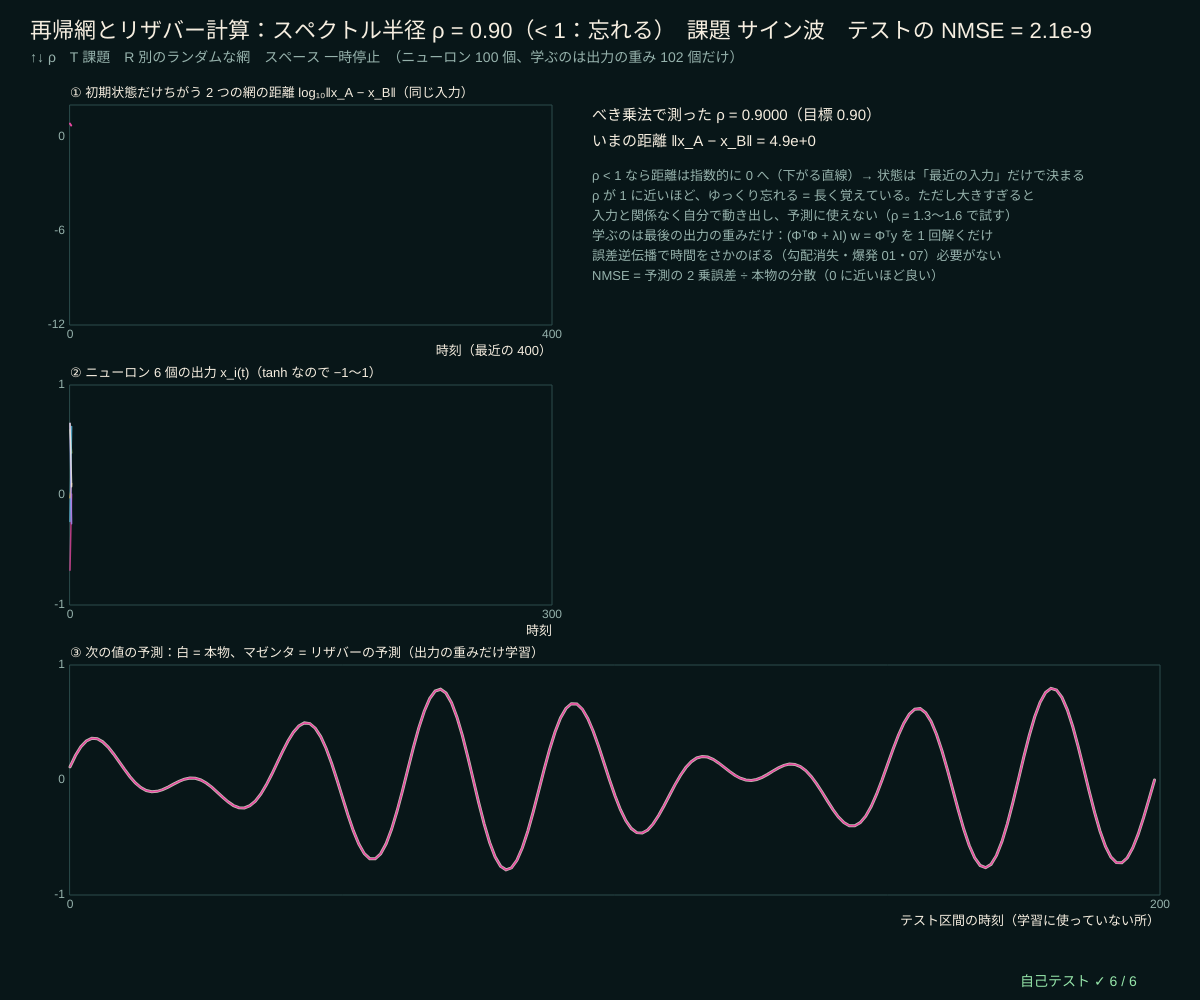
Frame 1 (no input)
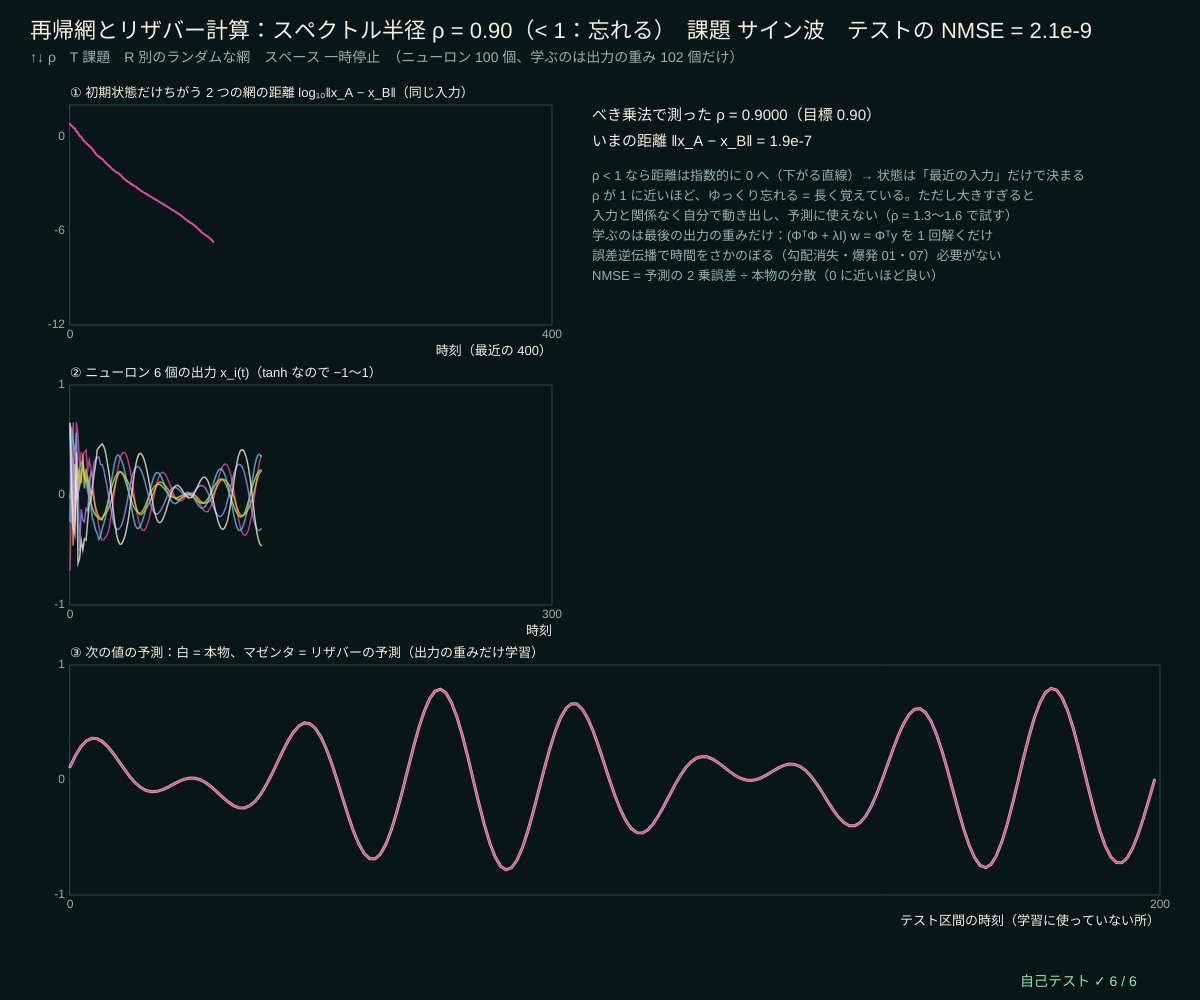
Frame 60 (no input)
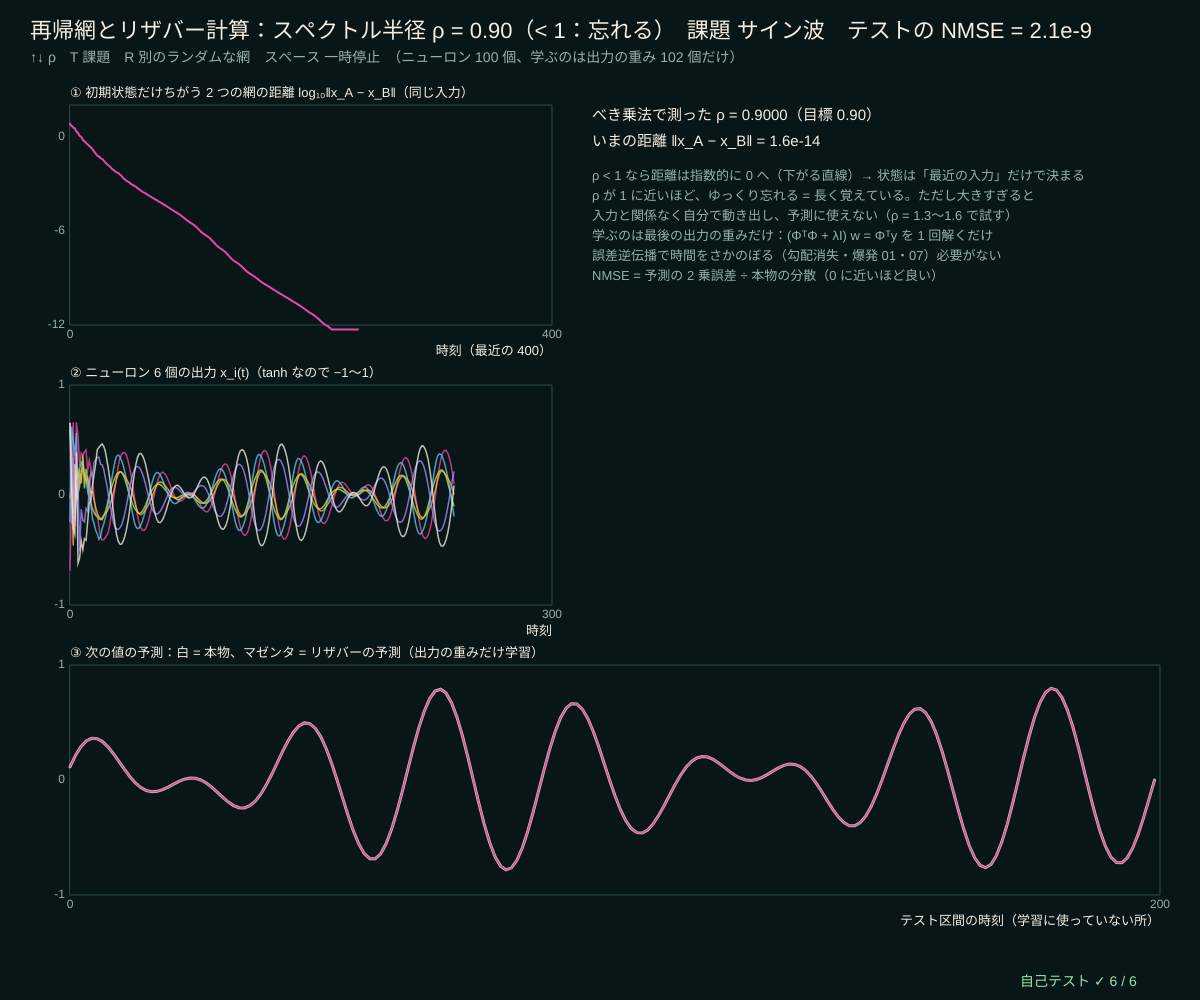
Frame 120 (the mouse pressed at the canvas centre since frame 60)

The p5.js sketch that drew these frames (run headless with seeded random() and noise() and a simulated clock; from frame 60 on, the mouse is pressed at the canvas centre):

// p5.js sketch
// ── sketch.js
// ============================================
// 11 再帰網の力学とリザバー計算 ─ ニューロン 100 個がランダムにつながった再帰網：x(t+1) = tanh(W x(t) + w_in u(t))
// W の大きさは「スペクトル半径」ρ（固有値の絶対値の最大）で決まる。べき乗法：v ← W v / ‖W v‖ をくり返し、1 回あたりの伸び率の平均
//   ρ < 1：昔の状態はだんだん忘れる（ちがう初期状態でも、同じ入力ならやがて同じ状態に = エコー状態性）
//   ρ > 1：自分で動き続け、小さな差が消えない（混沌）
// リザバー計算：W はランダムのまま固定し、出力の重みだけをリッジ回帰（連立 1 次方程式 1 回）で学ぶ。次の値を予測させる
// ↑↓ スペクトル半径 ρ / T 課題（サイン波 ⇔ マッキー-グラス）/ R 別のランダムな網 / スペース 一時停止
// ============================================

const NR = 100, WASH = 100, N_FIT = 1000, N_TEST = 400;   // ★ ニューロンの数、捨てる長さ、学習・テストの長さ
const RIDGE = 1e-6;                      // ★ 出力の重みのリッジ
let rhoT = 0.9, task = 0, seedE = 1, wRes = null, wInp = null, stA = null, stB = null, distLog = [], traces = [], tNow = 0, series = null, fitRes = null, pausedE = false;

function setup() {
  createCanvas(windowWidth, windowHeight);
  selfTest();
  rebuildRes();
}

// ★ スペクトル半径：べき乗法。複素数の固有値の組（回転）でも、長い区間の伸び率の平均（対数）なら正しく出る
function spectralRadius(m, iters, seed) {
  let n = m.length; seedRng(seed || 3); let v = []; for (let i = 0; i < n; i++) v.push(randn());
  let nv = normV(v); v = v.map((x) => x / nv); let acc = 0, cnt = 0;
  for (let k = 0; k < iters; k++) { let w = matVec(m, v), nw = normV(w); if (!(nw > 0)) return 0; if (k >= iters / 3) { acc += Math.log(nw); cnt++; } v = w.map((x) => x / nw); }
  return Math.exp(acc / cnt);
}
function randomReservoir(n, rho, seed) {
  seedRng(seed); let m = []; for (let i = 0; i < n; i++) { let r = []; for (let j = 0; j < n; j++) r.push(rnd() < 0.2 ? randn() : 0); m.push(r); }   // 2 割だけつながる
  let r0 = spectralRadius(m, 600, seed + 1); return m.map((r) => r.map((v) => (v * rho) / r0));
}
function stepRes(x, u) { let y = matVec(wRes, x); for (let i = 0; i < y.length; i++) y[i] = Math.tanh(y[i] + wInp[i] * u); return y; }
// 課題の時系列：サイン波、またはマッキー-グラス方程式 dx/dt = 0.2 x(t−17)/(1 + x(t−17)^10) − 0.1 x（オイラー法 dt = 0.1、1 ごとに記録）
function makeSeries(kind, len) {
  if (kind === 0) return Array.from({ length: len }, (_, t) => 0.8 * Math.sin((2 * Math.PI * t) / 25) * Math.sin((2 * Math.PI * t) / 210 + 1));
  let dt = 0.1, lag = 170, h = new Array(lag + 1).fill(1.2), out = [], x = 1.2;
  for (let s = 0; s < (len + 300) * 10; s++) {
    let xl = h[(s) % (lag + 1)]; x = x + dt * ((0.2 * xl) / (1 + Math.pow(xl, 10)) - 0.1 * x); h[s % (lag + 1)] = x;
    if (s % 10 === 0 && s >= 3000) out.push(x - 0.9);
  }
  return out.slice(0, len);
}
// ★ 出力の重みの学習：状態 [x, u, 1] から次の値 u(t+1) をリッジ回帰で。テスト区間の正規化 2 乗誤差（NMSE）を返す
function fitReadout(ser) {
  let x = new Array(NR).fill(0), feats = [];
  for (let t = 0; t < ser.length - 1; t++) { x = stepRes(x, ser[t]); feats.push(x.concat([ser[t], 1])); }
  let phi = feats.slice(WASH, WASH + N_FIT), y = ser.slice(WASH + 1, WASH + N_FIT + 1), wo = ridgeSolve(phi, y, RIDGE);
  let pred = [], err = 0, vr = 0, test = ser.slice(WASH + N_FIT + 1, WASH + N_FIT + 1 + N_TEST), m = meanOf(test);
  for (let t = 0; t < N_TEST; t++) { let p = dotV(wo, feats[WASH + N_FIT + t]); pred.push(p); err += (p - test[t]) ** 2; vr += (test[t] - m) ** 2; }
  return { wo, pred, test, nmse: err / Math.max(1e-12, vr), phi, y };
}
function rebuildRes() {
  wRes = randomReservoir(NR, rhoT, 50 + seedE); seedRng(60 + seedE); wInp = []; for (let i = 0; i < NR; i++) wInp.push(rnd() - 0.5);
  stA = []; stB = []; for (let i = 0; i < NR; i++) { stA.push(randn() * 0.8); stB.push(randn() * 0.8); }
  distLog = []; traces = []; tNow = 0;
  series = makeSeries(task, WASH + N_FIT + N_TEST + 2); fitRes = fitReadout(series);
}

function draw() {
  background(...BG);
  if (!pausedE) for (let k = 0; k < 2; k++) {
    let u = series[tNow % series.length]; stA = stepRes(stA, u); stB = stepRes(stB, u); tNow++;
    let d = normV(stA.map((v, i) => v - stB[i])); distLog.push(d); if (distLog.length > 400) distLog.shift();
    traces.push(stA.slice(0, 6)); if (traces.length > 300) traces.shift();
  }
  hudTitle('再帰網とリザバー計算：スペクトル半径 ρ = ' + fmtN(rhoT, 2) + (rhoT < 1 ? '（< 1：忘れる）' : rhoT === 1 ? '（= 1：境目）' : '（> 1：自分で動き続ける）') + '　課題 ' + (task ? 'マッキー-グラス' : 'サイン波') + '　テストの NMSE = ' + fmtE(fitRes.nmse),
    '↑↓ ρ　T 課題　R 別のランダムな網　スペース ' + (pausedE ? '再開' : '一時停止') + '　（ニューロン ' + NR + ' 個、学ぶのは出力の重み ' + (NR + 2) + ' 個だけ）');
  let lw = width * 0.46, h3 = (height - 220) / 3;
  // ① 2 つの初期状態の距離
  let g1 = { x: 70, y: 105, w: lw - 70, h: h3 - 40, x0: 0, x1: 400, y0: -12, y1: 2 };
  plotAxes(g1, '時刻（最近の 400）', '① 初期状態だけちがう 2 つの網の距離 log₁₀‖x_A − x_B‖（同じ入力）', [0, 400], [-12, -6, 0]);
  plotXY(g1, distLog.map((_, i) => i), distLog.map((d) => Math.log10(Math.max(1e-13, d))), MAG, 2);
  // ② ニューロン 6 個の動き
  let g2 = { x: 70, y: g1.y + h3 + 20, w: lw - 70, h: h3 - 40, x0: 0, x1: 300, y0: -1, y1: 1 };
  plotAxes(g2, '時刻', '② ニューロン 6 個の出力 x_i(t)（tanh なので −1〜1）', [0, 300], [-1, 0, 1]);
  let cols = [MAG, LIME, SKY, AMBER, VIOLET, INK];
  for (let c = 0; c < 6; c++) plotXY(g2, traces.map((_, i) => i), traces.map((r) => r[c]), [...cols[c], 200], 1.5);
  // ③ 予測
  let g3 = { x: 70, y: g2.y + h3 + 20, w: width - 110, h: h3 - 30, x0: 0, x1: 200, y0: -1, y1: 1 };
  if (task) { g3.y0 = -0.6; g3.y1 = 0.6; }
  plotAxes(g3, 'テスト区間の時刻（学習に使っていない所）', '③ 次の値の予測：白 = 本物、マゼンタ = リザバーの予測（出力の重みだけ学習）', [0, 200], [g3.y0, 0, g3.y1]);
  let ts = []; for (let t = 0; t < 200; t++) ts.push(t);
  plotXY(g3, ts, fitRes.test.slice(0, 200), [...INK, 200], 3);
  plotXY(g3, ts, fitRes.pred.slice(0, 200), MAG, 1.5);
  // 右上：説明と数値
  let rx = lw + 40; noStroke(); fill(...INK); textSize(15); textAlign(LEFT, BASELINE);
  let est = spectralRadiusCached();
  text('べき乗法で測った ρ = ' + fmtN(est, 4) + '（目標 ' + fmtN(rhoT, 2) + '）', rx, 120);
  text('いまの距離 ‖x_A − x_B‖ = ' + fmtE(distLog[distLog.length - 1] || 0), rx, 146);
  fill(...SUB); textSize(13);
  let lines = ['ρ < 1 なら距離は指数的に 0 へ（下がる直線）→ 状態は「最近の入力」だけで決まる',
    'ρ が 1 に近いほど、ゆっくり忘れる = 長く覚えている。ただし大きすぎると',
    '入力と関係なく自分で動き出し、予測に使えない（ρ = 1.3〜1.6 で試す）',
    '学ぶのは最後の出力の重みだけ：(ΦᵀΦ + λI) w = Φᵀy を 1 回解くだけ',
    '誤差逆伝播で時間をさかのぼる（勾配消失・爆発 01・07）必要がない',
    'NMSE = 予測の 2 乗誤差 ÷ 本物の分散（0 に近いほど良い）'];
  lines.forEach((s, i) => text(s, rx, 180 + 20 * i));
  drawSelfTest(width - 180, height - 14);
}
let cachedRho = null;
function spectralRadiusCached() { if (!cachedRho || cachedRho.m !== wRes) cachedRho = { m: wRes, v: spectralRadius(wRes, 300, 9) }; return cachedRho.v; }

function keyPressed() {
  if (key === UP_ARROW) { rhoT = Math.min(1.6, Math.round((rhoT + 0.1) * 10) / 10); rebuildRes(); }
  if (key === DOWN_ARROW) { rhoT = Math.max(0.1, Math.round((rhoT - 0.1) * 10) / 10); rebuildRes(); }
  if (key === 't' || key === 'T') { task = 1 - task; rebuildRes(); }
  if (key === 'r' || key === 'R') { seedE++; rebuildRes(); }
  if (key === ' ') pausedE = !pausedE;
  return false;
}

// ============================================
// やってみよう
// ・ρ = 0.5、0.9、1.2、1.5 で ① の距離のグラフをくらべる。忘れる速さは ρ とどう関係する？
// ・マッキー-グラス（T）で、ρ を変えて NMSE がいちばん小さくなるところを探す
// ・NR を 20 や 300 にすると予測はどう変わる？
// ・RIDGE を 1 にすると？ 1e-12 にすると？
// ============================================

// ---- 自己テスト
function selfTest() {
  selfTestResults = [];
  let blk = zerosMat(6), rot = (i, r, a) => { blk[i][i] = r * Math.cos(a); blk[i][i + 1] = -r * Math.sin(a); blk[i + 1][i] = r * Math.sin(a); blk[i + 1][i + 1] = r * Math.cos(a); };
  rot(0, 0.9, 0.7); rot(2, 0.5, 2.1); rot(4, 0.3, 0.2);
  let e1 = spectralRadius(blk, 600, 4);
  check('べき乗法：回転を含む行列（固有値が複素数の組、ρ = 0.9）で ' + fmtN(e1, 5), Math.abs(e1 - 0.9) < 0.009);
  let keepW = wRes, keepI = wInp;
  wRes = randomReservoir(NR, 0.8, 51); let e2 = spectralRadius(wRes, 800, 77);
  check('ランダムな網を ρ = 0.8 にそろえ、別の初期ベクトルで測り直しても ' + fmtN(e2, 4), Math.abs(e2 - 0.8) < 0.016);
  seedRng(61); wInp = []; for (let i = 0; i < NR; i++) wInp.push(rnd() - 0.5);
  let a = [], b = []; for (let i = 0; i < NR; i++) { a.push(randn()); b.push(randn()); }
  for (let t = 0; t < 300; t++) { let u = Math.sin(t * 0.3); a = stepRes(a, u); b = stepRes(b, u); }
  let dist = normV(a.map((v, i) => v - b[i]));
  check('ρ = 0.8：ちがう初期状態でも 300 歩で同じ状態に（距離 ' + fmtE(dist) + '、エコー状態性）', dist < 1e-6);
  wRes = randomReservoir(NR, 1.5, 52); let c = []; for (let i = 0; i < NR; i++) c.push(0.5 * randn());
  for (let t = 0; t < 300; t++) c = stepRes(c, 0);
  check('ρ = 1.5、入力 0：300 歩たっても動き続ける（‖x‖ = ' + fmtN(normV(c), 2) + '）', normV(c) > 0.5);
  wRes = randomReservoir(NR, 0.9, 53); let fr = fitReadout(makeSeries(0, WASH + N_FIT + N_TEST + 2));
  check('ρ = 0.9：サイン波の次の値をテスト区間で予測、NMSE = ' + fmtE(fr.nmse) + ' < 1e−3', fr.nmse < 1e-3);
  let gW = fr.phi[0].map(() => 0); for (let i = 0; i < fr.phi.length; i++) { let e = dotV(fr.wo, fr.phi[i]) - fr.y[i]; for (let j = 0; j < gW.length; j++) gW[j] += fr.phi[i][j] * e; }
  let res = Math.max(...gW.map((g, j) => Math.abs(g + RIDGE * fr.wo[j])));
  check('出力の重みは正規方程式 Φᵀ(Φw − y) + λw = 0 を満たす（残り ' + fmtE(res) + '）', res < 1e-6);
  wRes = keepW; wInp = keepI;
  reportSelfTest();
}

// ==================================================
// ここから下は「神経回路網の道具」（中身は読まなくても OK。消さないでね）
// ==================================================
// ---- 色と小さな道具（神経細胞：深い青緑の黒、あたたかい白、シナプスのマゼンタ、軸索のライム）
const BG = [8, 22, 24];                  // 背景（深い青緑の黒）
const INK = [246, 238, 224];             // 文字（あたたかい白）
const MAG = [232, 72, 160], LIME = [184, 232, 76], AMBER = [250, 186, 72], SKY = [96, 196, 236], VIOLET = [168, 140, 250];
const SUB = [150, 178, 172], PANEL = [16, 38, 40], WIRE = [44, 76, 76];
function clampv(v, a, b) { return v < a ? a : v > b ? b : v !== v ? a : v; }     // NaN なら a に戻す
function sumOf(a) { let s = 0; for (let v of a) s += v; return s; }
function meanOf(a) { return a.length ? sumOf(a) / a.length : 0; }
function fmtN(v, d) { if (typeof v !== 'number' || v !== v) return '?'; if (!isFinite(v)) return v > 0 ? '∞' : '−∞'; let s = v.toFixed(d === undefined ? 2 : d); return /^-0\.?0*$/.test(s) ? s.slice(1) : s; }
function fmtE(v) { if (typeof v !== 'number' || !isFinite(v)) return '?'; return v === 0 ? '0' : v.toExponential(1); }
function hudTitle(t, sub) {              // 左上のタイトルと操作の説明
  noStroke(); fill(...INK); textSize(22); textAlign(LEFT, BASELINE); text(t, 30, 38);
  fill(...SUB); textSize(14); text(sub, 30, 62);
}
function sigm(z) { return 1 / (1 + Math.exp(-clampv(z, -40, 40))); }
// ---- 種つきの乱数（同じ種なら毎回同じ列 → 実験をくり返せる）
let rngState = 1;
function seedRng(s) { rngState = (s >>> 0) || 1; }
function rnd() {                         // 0〜1 の一様乱数（mulberry32）
  rngState = (rngState + 0x6d2b79f5) >>> 0;
  let t = rngState;
  t = Math.imul(t ^ (t >>> 15), t | 1);
  t ^= t + Math.imul(t ^ (t >>> 7), t | 61);
  return ((t ^ (t >>> 14)) >>> 0) / 4294967296;
}
function rndInt(a, b) { return a + Math.floor(rnd() * (b - a + 1)); }
function randn() { let u = 1 - rnd(), v = rnd(); return Math.sqrt(-2 * Math.log(u)) * Math.cos(2 * Math.PI * v); }   // 標準正規分布
function shuffleArr(a) { for (let i = a.length - 1; i > 0; i--) { let j = Math.floor(rnd() * (i + 1)); [a[i], a[j]] = [a[j], a[i]]; } return a; }
// ---- 行列の道具
function zerosMat(n, m) { let a = []; for (let i = 0; i < n; i++) a.push(new Array(m === undefined ? n : m).fill(0)); return a; }
function dotV(a, b) { let s = 0; for (let i = 0; i < a.length; i++) s += a[i] * b[i]; return s; }
function normV(a) { return Math.sqrt(dotV(a, a)); }
function matVec(a, v) { return a.map((r) => dotV(r, v)); }
function transposeM(a) { return a[0].map((_, j) => a.map((r) => r[j])); }
function solveLinear(a, b) {             // ガウスの消去法（部分ピボット）で a x = b。解けなければ null
  let n = b.length, m = a.map((r, i) => r.concat([b[i]]));
  for (let c = 0; c < n; c++) {
    let p = c; for (let r = c + 1; r < n; r++) if (Math.abs(m[r][c]) > Math.abs(m[p][c])) p = r;
    if (Math.abs(m[p][c]) < 1e-300) return null;
    [m[c], m[p]] = [m[p], m[c]];
    for (let r = c + 1; r < n; r++) { let f = m[r][c] / m[c][c]; if (f !== 0) for (let k = c; k <= n; k++) m[r][k] -= f * m[c][k]; }
  }
  let x = new Array(n).fill(0);
  for (let i = n - 1; i >= 0; i--) { let s = m[i][n]; for (let k = i + 1; k < n; k++) s -= m[i][k] * x[k]; x[i] = s / m[i][i]; }
  return x.every((v) => isFinite(v)) ? x : null;
}
// リッジ回帰 (ΦᵀΦ + λI) w = Φᵀ y。phi = 行がデータ、列が特徴
function ridgeSolve(phi, y, lam) {
  let p = phi[0].length, a = zerosMat(p), b = new Array(p).fill(0);
  for (let i = 0; i < phi.length; i++) { let f = phi[i]; for (let j = 0; j < p; j++) { b[j] += f[j] * y[i]; for (let k = j; k < p; k++) a[j][k] += f[j] * f[k]; } }
  for (let j = 0; j < p; j++) { a[j][j] += lam; for (let k = 0; k < j; k++) a[j][k] = a[k][j]; }
  return solveLinear(a, b) || new Array(p).fill(0);
}
// ---- グラフの道具：g = { x, y, w, h, x0, x1, y0, y1 }
function gX(g, v) { return g.x + clampv((v - g.x0) / (g.x1 - g.x0), -0.02, 1.02) * g.w; }
function gY(g, v) { return g.y + g.h - clampv((v - g.y0) / (g.y1 - g.y0), -0.02, 1.02) * g.h; }
function plotAxes(g, xl, yl, xt, yt) {
  stroke(...WIRE); strokeWeight(1); noFill(); rect(g.x, g.y, g.w, g.h);
  noStroke(); fill(...SUB); textSize(12); textAlign(CENTER, TOP);
  for (let v of xt) text(+v.toPrecision(3), gX(g, v), g.y + g.h + 4);
  textAlign(RIGHT, CENTER);
  for (let v of yt) text(+v.toPrecision(3), g.x - 5, gY(g, v));
  textAlign(LEFT, BASELINE); fill(...INK); textSize(13);
  text(xl, g.x + g.w - textWidth(xl), g.y + g.h + 30); text(yl, g.x, g.y - 8);
}
function polyline(pts) {                 // 点が 2 つ以上あるときだけ折れ線を描く（空の beginShape を作らない）
  if (pts.length < 2) return;
  noFill(); beginShape(); for (let p of pts) vertex(p[0], p[1]); endShape();
}
function plotXY(g, xs, ys, col, sw) {    // (xs[i], ys[i]) を折れ線で（有限の値だけ）
  let pts = []; for (let i = 0; i < xs.length; i++) if (isFinite(ys[i])) pts.push([gX(g, xs[i]), gY(g, ys[i])]);
  stroke(...col); strokeWeight(sw || 2); polyline(pts);
}
function legend(x, y, items) {           // items = [[色, 名前], …]
  textSize(13); textAlign(LEFT, CENTER);
  for (let [c, s] of items) { noStroke(); fill(...c); rect(x, y - 5, 16, 10); fill(...INK); text(s, x + 22, y); y += 20; }
  textAlign(LEFT, BASELINE);
}
// ---- 自己テストの道具
let selfTestResults = [];
function check(name, cond) { selfTestResults.push({ name, ok: !!cond }); }
function near(a, b, tol) { return a !== null && a !== undefined && isFinite(a) && Math.abs(a - b) <= (tol === undefined ? 1e-9 : tol); }
function relErr(a, b) { return Math.abs(a - b) / Math.max(1e-12, Math.abs(a) + Math.abs(b)); }
function noNaN(v) { return Array.isArray(v) || ArrayBuffer.isView(v) ? Array.from(v).every(noNaN) : !(typeof v === 'number' && !isFinite(v)); }
function reportSelfTest() { for (let r of selfTestResults) (r.ok ? console.log : console.error)((r.ok ? '✓ ' : '✗ ') + r.name); }
function selfTestLine() { let n = selfTestResults.filter((r) => r.ok).length; return '自己テスト ' + (n === selfTestResults.length ? '✓ ' : '✗ ') + n + ' / ' + selfTestResults.length; }
function drawSelfTest(x, y) { noStroke(); fill(selfTestResults.every((r) => r.ok) ? color(150, 230, 170) : color(255, 90, 110)); textSize(14); textAlign(LEFT, BASELINE); text(selfTestLine(), x, y); }
